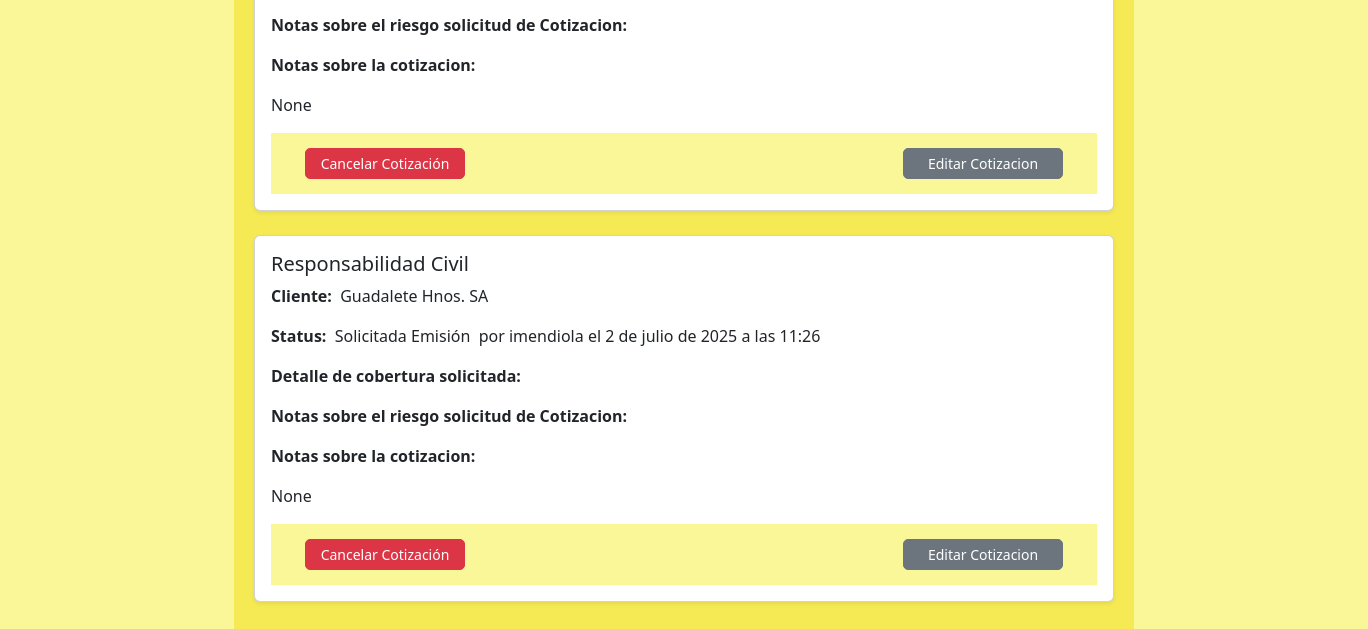
The app's page /staff/cotizaciones/listado/ (signed in, lower part), older data.
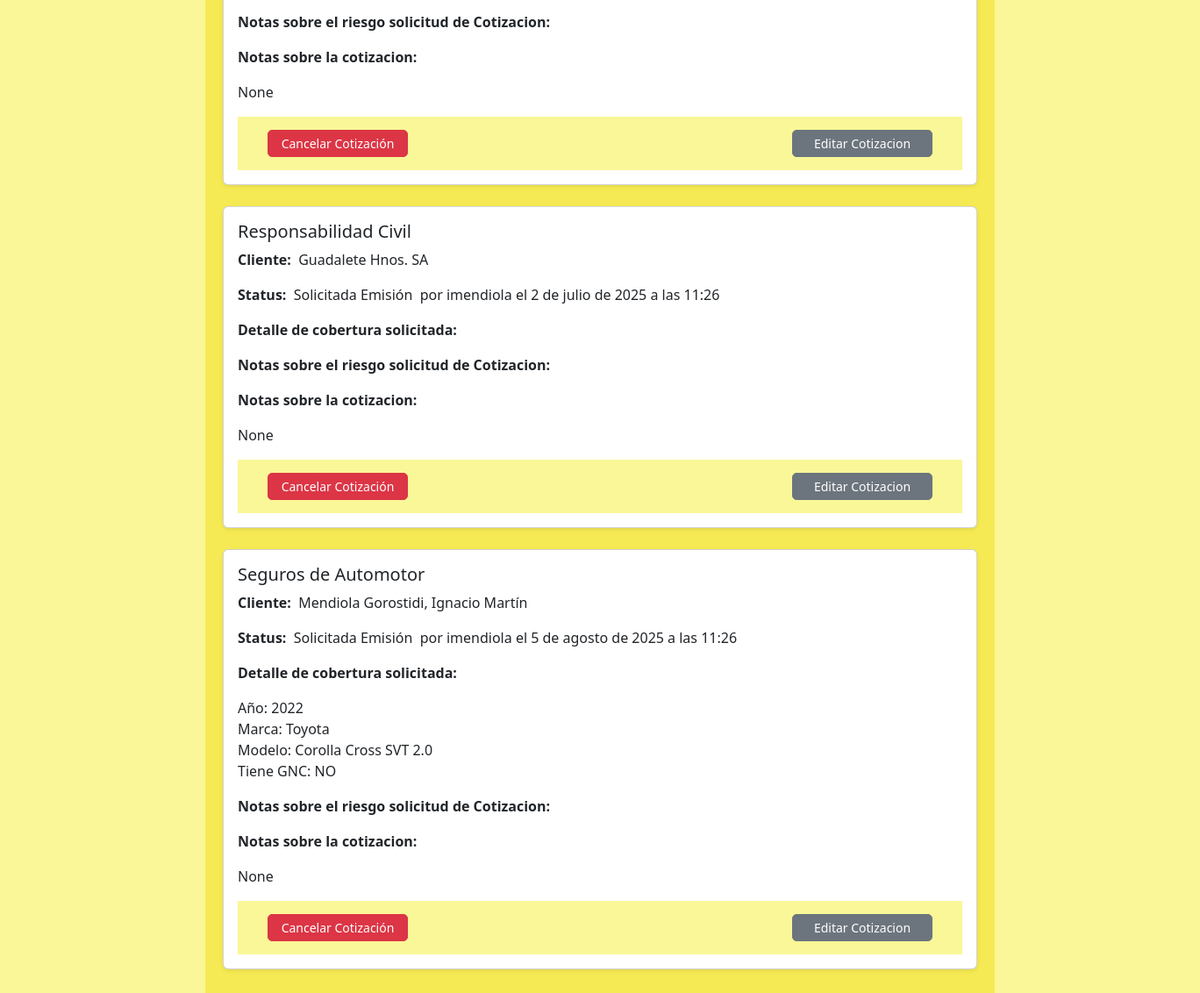
The same page, newer data.
### CotizacionesApp/models.py (models this page shows, shortened)
class Cotizacion(models.Model):
    COTIZACION_STATUS_CHOICES = [
        ('P', 'En Preparación'),
        ('E', 'Enviada al cliente'),
        ('S', 'Solicitada Emisión'),
        ('C', 'Cancelada'),
    ]
    DIAS_MAX_PREPARACION = 5
    DIAS_MAX_RESPUESTA_CTE = 7
    rubro = models.ForeignKey(Categoria, on_delete=models.CASCADE, verbose_name="Rubro")
    cliente = models.ForeignKey(Cliente, on_delete=models.CASCADE, null=True, blank=True)
    data_cliente = models.CharField(max_length=200, null=True, blank=True)
    fecha_creacion = models.DateTimeField(auto_now_add=True, verbose_name='Fecha de Creación')
    solicitud_cotizacion = models.ForeignKey(QuotRequest,on_delete=models.CASCADE, verbose_name="Solicitud de Cotizacion")
    extradata = models.TextField(verbose_name='Detalle extra de Cotización', null=True, blank=True)
    usuario_creacion = models.ForeignKey(
        'auth.User', on_delete=models.CASCADE, verbose_name='Usuario Creador',related_name='nuevas_cotizaciones'
    )
    status = models.CharField(
        max_length=1,
        choices=COTIZACION_STATUS_CHOICES,
        default='P',
        verbose_name='Estado'
    )
    fecha_envio= models.DateTimeField(verbose_name='Fecha de envio al cliente', null=True, blank=True)
    usuario_envio= models.ForeignKey(
        'auth.User', on_delete=models.CASCADE, verbose_name='Usuario envio',related_name='cotizaciones_enviadas',
        null=True, blank=True
    )
    detalles_envio = models.TextField(verbose_name='Notas de envio', null=True, blank=True)
    fecha_sol_emision=models.DateTimeField(verbose_name='Fecha de solicitud emisión', null=True, blank=True)
    usuario_sol_emision= models.ForeignKey(
        'auth.User', on_delete=models.CASCADE, verbose_name='Usuario solicitud de emision',related_name='solicitud_emision',
        null=True, blank=True
    )
    detalles_sol_emision = models.TextField(verbose_name='Notas de solicitud de emision', null=True, blank=True)
    usuario_cancelacion = models.ForeignKey(
        'auth.User', on_delete=models.CASCADE, null=True, blank=True, verbose_name='Usuario de Finalización', related_name='cancela_cotizacion'
    )
    fecha_cancelacion = models.DateTimeField(null=True, blank=True, verbose_name='Fecha de Cancelacion')
    notas_cancelacion = models.TextField(verbose_name='Notas de cancelacion de cotizacion', null=True, blank=True)
    class Meta:
        verbose_name = 'Cotización'
        verbose_name_plural = 'Cotizaciónes'

class QuotRequest(models.Model):
    QUOT_STATUS_CHOICES = [
        ('P', 'Pendiente'),
        ('F', 'Cotizada'),
        ('C', 'Cancelada'),
    ]
    DIAS_MAX_SOLICITUD = 3
    rubro = models.ForeignKey(Categoria, on_delete=models.CASCADE, verbose_name="Rubro")
    cliente = models.ForeignKey(Cliente, on_delete=models.CASCADE, null=True, blank=True)
    data_cliente = models.CharField(max_length=200, null=True, blank=True)
    fecha_creacion = models.DateTimeField(auto_now_add=True, verbose_name='Fecha de Creación')
    usuario_creacion = models.ForeignKey(
        'auth.User', on_delete=models.CASCADE, verbose_name='Usuario Creador',related_name='cotizaciones_creadas'
    )
    status = models.CharField(
        max_length=1,
        choices=QUOT_STATUS_CHOICES,
        default='P',
        verbose_name='Estado'
    )
    detalle = models.TextField(verbose_name='Detalle a cotizar', null=True, blank=True)
    extradata = models.TextField(verbose_name="Datos extra sobre el riesgo", null=True, blank=True)
    usuario_finalizacion = models.ForeignKey(
        'auth.User', on_delete=models.CASCADE, null=True, blank=True, verbose_name='Usuario de Finalización', related_name='cotizaciones_finalizadas'
    )
    fecha_finalizacion = models.DateTimeField(null=True, blank=True, verbose_name='Fecha de Finalización')
    notas_finalización = models.CharField(max_length=250, null=True, blank=True)
    class Meta:
        verbose_name = 'Solicitud de Cotización'
        verbose_name_plural = 'Solicitudes de Cotización'
    def dict_detalle(self)->dict | None:
        if self.detalle:
            return json.loads(self.detalle)
        else:
            return None
    def str_detalle(self)->str:
        dic: dict | None = self.dict_detalle()
        aux_str = ""
        if dic:
            for clave, valor in dic.items():
                if valor:
                    aux_str += clave + ": " + str(valor) + "\n"
        return aux_str

### RubrosApp/models.py (models this page shows, shortened)
class Categoria(models.Model):
    created = models.DateField(verbose_name="Fecha de pedido", auto_now_add=True)
    nombre = models.CharField(max_length=50, verbose_name="Nombre")
    alias = models.CharField(max_length=10, verbose_name="Short Alias", null=True, blank=True)
    descripcion = models.TextField(verbose_name="Descripción")
    imagen = models.ImageField(upload_to="RubrosMedia", verbose_name="Imagen")
    rubro = models.ForeignKey(RubroCat, on_delete=models.CASCADE, verbose_name="Rubro", related_name="categorias")
    class Meta:
        verbose_name="Tipo de seguro"
        verbose_name_plural="Tipos de seguro"

### ClientesApp/models.py (models this page shows, shortened)
class Cliente(models.Model):
    condicion_iva = models.CharField(max_length=2, choices=CondicionIVA.choices)
    direccion = models.ForeignKey(Address, on_delete=models.SET_NULL, null=True, blank=True)
    telefonos = models.ManyToManyField(TelefonoCte, blank=True)
    emails = models.ManyToManyField(EmailCte, blank=True)
    notas = models.TextField(blank=True)
    class Meta:
        abstract = False

class ClientePersonaJuridica(Cliente):
    razon_social = models.CharField(max_length=100)
    cuit = models.CharField(max_length=20)

class ClientePersonaFisica(Cliente):
    MAX_DIAS_CUMPLE = 15
    nombre = models.CharField(max_length=100)
    apellido = models.CharField(max_length=100)
    dni = models.CharField(max_length=20)
    fecha_nacimiento = models.DateField(blank=True, null=True)

### CotizacionesApp/views.py (the view, shortened to what this page needs)
# urls.py: path('listado/', vista_ver_cotizaciones, name='ver_cotizaciones'),
@login_required(login_url='/login/login/')
def vista_ver_cotizaciones(req:HttpRequest):
    filtro_status = req.GET.get('status', '').strip()
    filtro_nombre = req.GET.get('nombre', '').strip()
    queryset = Cotizacion.objects.all()
    if filtro_status:
        queryset = queryset.filter(status=filtro_status)
    return render(req,'CotizacionesApp/cotizaciones.html',
                  {"cotizaciones": queryset,
                   "filtro_status":filtro_status,
                   "filtro_choices":Cotizacion.COTIZACION_STATUS_CHOICES,
                   "filtro_nombre":filtro_nombre})

### CotizacionesApp/templates/CotizacionesApp/cotizaciones.html (shortened to what this page needs)
{% extends "StaffApp/baseStaff.html" %}
{% load static %}
{% block content %}
<div class="container staff-form-container">
  <div class="mt-5">
    {% for cotizacion in cotizaciones %}
      <div class="card mb-4 shadow-sm">
        <div class="card-body">
          <h5 class="card-title">{{cotizacion.rubro.nombre}}</h5>
          <p><strong>Cliente:&nbsp;</strong>
          {% if cotizacion.cliente %}
            {% if cotizacion.cliente.clientepersonafisica %}
              {{ cotizacion.cliente.clientepersonafisica.apellido }}, {{ cotizacion.cliente.clientepersonafisica.nombre }}
            {% elif cotizacion.cliente.clientepersonajuridica %}
              {{ cotizacion.cliente.clientepersonajuridica.razon_social }}
            {% else %}
              Cliente sin nombre
            {% endif %}
          {% else %}
            Cliente no registrado
          {% endif %}</p>
          <p><strong>Status:&nbsp;</strong>
            {% for code, label in filtro_choices %}
              {% if cotizacion.status == code %}
                {{ label }}
                {% if cotizacion.status == "E" %}
                  &nbsp;por {{cotizacion.usuario_envio}} el {{cotizacion.fecha_envio}}
                {% elif cotizacion.status == "S" %}
                  &nbsp;por {{cotizacion.usuario_sol_emision}} el {{cotizacion.fecha_sol_emision}}
                {% elif cotizacion.status == "C" %}
                  &nbsp;por {{cotizacion.usuario_cancelacion}} el {{cotizacion.fecha_cancelacion}}
                {% endif %}
              {% endif %}
            {% endfor %}
          </p>
          <p><strong>Detalle de cobertura solicitada:</strong></p>
          <p>{{cotizacion.solicitud_cotizacion.str_detalle|linebreaksbr}}</p>
          <p><strong>Notas sobre el riesgo solicitud de Cotizacion:</strong></p>
          <p><strong>Notas sobre la cotizacion:</strong></p>
          <p>{{cotizacion.extradata|linebreaksbr}}</p>
          <div class="d-flex justify-content-between staff-botonera-fichas">
            <button type="button" class="btn btn-danger btn-sm custom-btn-ficha btn-cancelar mx-4"
              data-bs-cot-id="{{ cotizacion.id}}"
              data-bs-toggle="modal"
              data-bs-target="#cancelCotModal"
              {% if cotizacion.status == 'C' %} hidden {% endif %}>
              Cancelar Cotización
            </button>
            <button type="button" class="btn btn-secondary btn-sm custom-btn-ficha btn-editar mx-4"
              data-bs-cot-id="{{ cotizacion.id }}">
              Editar Cotizacion
            </button>
          </div>
        </div>
      </div>
    {% empty %}
      <div class="alert alert-info mt-2">
        No hay Cotizaciones que mostrar
      </div>
    {% endfor %}
  </div>
</div>
{% endblock %}

Row changes from the older to the newer data that the page shows:
added Cotizacion: rubro.nombre "Seguros de Automotor", cliente.clientepersonafisica.apellido "Mendiola Gorostidi", cliente.clientepersonafisica.nombre "Ignacio Martín", filtro_choices "Solicitada Emisión", usuario_sol_emision "imendiola", fecha_sol_emision "5 de agosto de 2025 a las 11:26", solicitud_cotizacion.str_detalle "Año: 2022 Marca: Toyota Modelo: Corolla Cross SVT 2.0 Tiene GNC: NO", extradata "None"
